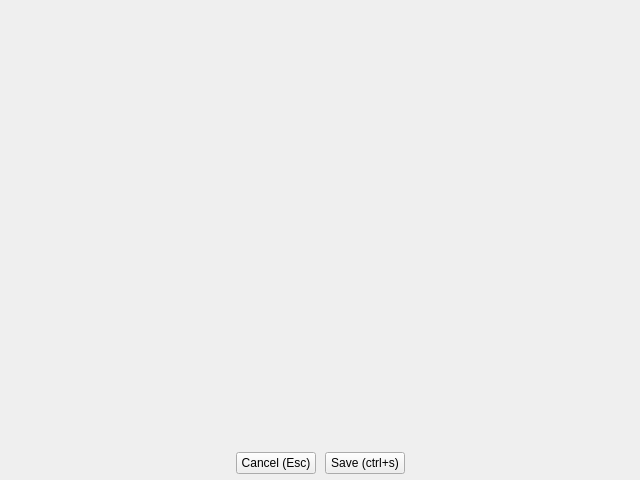
<?xml version="1.0" encoding="UTF-8"?>
<ui version="4.0">
 <class>BaseNoteEditWidget</class>
 <widget class="QWidget" name="BaseNoteEditWidget">
  <property name="geometry">
   <rect>
    <x>0</x>
    <y>0</y>
    <width>640</width>
    <height>480</height>
   </rect>
  </property>
  <property name="windowTitle">
   <string>BaseNoteEditWidget</string>
  </property>
  <layout class="QVBoxLayout" name="verticalLayout">
   <property name="spacing">
    <number>0</number>
   </property>
   <property name="leftMargin">
    <number>0</number>
   </property>
   <property name="topMargin">
    <number>0</number>
   </property>
   <property name="rightMargin">
    <number>0</number>
   </property>
   <property name="bottomMargin">
    <number>0</number>
   </property>
   <item>
    <layout class="QHBoxLayout" name="topLayout">
     <property name="leftMargin">
      <number>0</number>
     </property>
     <property name="topMargin">
      <number>0</number>
     </property>
     <property name="rightMargin">
      <number>0</number>
     </property>
     <property name="bottomMargin">
      <number>0</number>
     </property>
     <item>
      <spacer name="horizontalSpacer">
       <property name="orientation">
        <enum>Qt::Horizontal</enum>
       </property>
       <property name="sizeHint" stdset="0">
        <size>
         <width>40</width>
         <height>20</height>
        </size>
       </property>
      </spacer>
     </item>
     <item>
      <layout class="QHBoxLayout" name="toolbarLayout">
       <property name="leftMargin">
        <number>6</number>
       </property>
       <property name="topMargin">
        <number>6</number>
       </property>
       <property name="rightMargin">
        <number>6</number>
       </property>
       <property name="bottomMargin">
        <number>6</number>
       </property>
      </layout>
     </item>
     <item>
      <spacer name="horizontalSpacer_2">
       <property name="orientation">
        <enum>Qt::Horizontal</enum>
       </property>
       <property name="sizeHint" stdset="0">
        <size>
         <width>40</width>
         <height>20</height>
        </size>
       </property>
      </spacer>
     </item>
    </layout>
   </item>
   <item>
    <widget class="QWidget" name="centralAreaWidget" native="true">
     <property name="sizePolicy">
      <sizepolicy hsizetype="Preferred" vsizetype="MinimumExpanding">
       <horstretch>0</horstretch>
       <verstretch>0</verstretch>
      </sizepolicy>
     </property>
     <layout class="QVBoxLayout" name="verticalLayout_3">
      <property name="spacing">
       <number>6</number>
      </property>
      <property name="leftMargin">
       <number>0</number>
      </property>
      <property name="topMargin">
       <number>0</number>
      </property>
      <property name="rightMargin">
       <number>0</number>
      </property>
      <property name="bottomMargin">
       <number>0</number>
      </property>
     </layout>
    </widget>
   </item>
   <item>
    <layout class="QHBoxLayout" name="bottomLayout">
     <item>
      <spacer name="horizontalSpacer_3">
       <property name="orientation">
        <enum>Qt::Horizontal</enum>
       </property>
       <property name="sizeHint" stdset="0">
        <size>
         <width>40</width>
         <height>20</height>
        </size>
       </property>
      </spacer>
     </item>
     <item>
      <layout class="QHBoxLayout" name="horizontalLayout_4">
       <property name="spacing">
        <number>9</number>
       </property>
       <property name="leftMargin">
        <number>6</number>
       </property>
       <property name="topMargin">
        <number>6</number>
       </property>
       <property name="rightMargin">
        <number>6</number>
       </property>
       <property name="bottomMargin">
        <number>6</number>
       </property>
       <item>
        <widget class="QPushButton" name="pushButton">
         <property name="text">
          <string>Cancel (Esc)</string>
         </property>
        </widget>
       </item>
       <item>
        <widget class="QPushButton" name="saveButton">
         <property name="text">
          <string>Save (ctrl+s)</string>
         </property>
         <property name="shortcut">
          <string>Ctrl+S</string>
         </property>
        </widget>
       </item>
      </layout>
     </item>
     <item>
      <spacer name="horizontalSpacer_4">
       <property name="orientation">
        <enum>Qt::Horizontal</enum>
       </property>
       <property name="sizeHint" stdset="0">
        <size>
         <width>40</width>
         <height>20</height>
        </size>
       </property>
      </spacer>
     </item>
    </layout>
   </item>
  </layout>
 </widget>
 <resources/>
 <connections/>
</ui>
